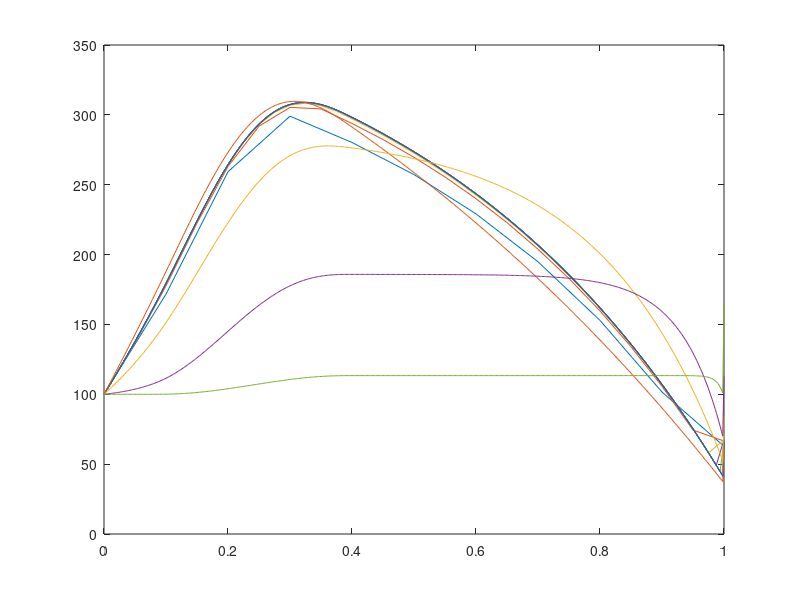

MATLAB code to generate this figure:
%%% Part 1 of CE2. David Ahnlund and Emil Gestsson
clear, clc;
%Coefficients
a = 0.1; b = 0.4; Q0 = 7000; alpha0 = 50; Tout = 25; T0 = 100;

%% A

v = 2;
N_list = [10 20 40 80 160 320 640 1280];
saved_T_end = zeros(length(N_list),1);

for i = 1:length(N_list)

N = N_list(i);
h = 1/N;

z = 0:h:1;


D1 = (-1/h^2 - v/(2*h)) * ones(N-2,1);
D2 = (2/h^2) * ones(N-1,1);
D3 = (v/(2*h)-1/h^2) * ones(N-2,1);
A = diag(D1, -1) + diag(D2, 0) + diag(D3, 1);

Q_func = @(z) Q0 * sin((z-a)*pi / (b-a)) .* (a<=z).*(z<=b);
f = Q_func(z(2:end-1))';

% For the boundary T(0)
%--------------------------------|
f(1) = f(1) - (-1/h^2 - v/(2*h))*T0;
%--------------------------------|

% For the boundary T(1):
%--------------------------------|
alpha = @(v) sqrt(v^2/4 + alpha0^2) - v/2;

theta = (v/(2*h) - 1/h^2) / (3/(2*h)+alpha(v));

A(end,end-1) = (-1/h^2 - v/(2*h)-theta/(2*h));
A(end,end) = (2/h^2 + 4/(2*h)*theta);
f(end) = f(end) - theta * alpha(v)*Tout;
%--------------------------------|

T = A\f;
T = [T0; T;  1/(-3/(2*h)-alpha(v))*(-alpha(v)*Tout-2*T(end)/h-T(end-1)/(2*h))];
saved_T_end(i) = T(z==0.5);
plot(z,T)
hold on

if ismember(N, [80 160 320])
    fprintf("T at z = 0.5 for N = %.0f: %.3f\n", N,T(z==0.5))
end
end

% Check convergence rate (should be 2)
d = diff(saved_T_end);
errors = sqrt(sum(d.^2, 2));
diff(log2(flip(errors)))

%% Part B


v_list = [1 5 15 100];


for i = 1:length(v_list)

N = 500;
h = 1/N;

z = 0:h:1;

v = v_list(i);

D1 = (-1/h^2 - v/(2*h)) * ones(N-2,1);
D2 = (2/h^2) * ones(N-1,1);
D3 = (v/(2*h)-1/h^2) * ones(N-2,1);
A = diag(D1, -1) + diag(D2, 0) + diag(D3, 1);

Q_func = @(z) Q0 * sin((z-a)*pi / (b-a)) .* (a<=z).*(z<=b);
f = Q_func(z(2:end-1))';

% For the boundary T(0)
%--------------------------------|
f(1) = f(1) - (-1/h^2 - v/(2*h))*T0;
%--------------------------------|

% For the boundary T(1):
%--------------------------------|
alpha = @(v) sqrt(v^2/4 + alpha0^2) - v/2;

theta = (v/(2*h) - 1/h^2) / (3/(2*h)+alpha(v));

A(end,end-1) = (-1/h^2 - v/(2*h)-theta/(2*h));
A(end,end) = (2/h^2 + 4/(2*h)*theta);
f(end) = f(end) - theta * alpha(v)*Tout;
%--------------------------------|

T = A\f;
T = [T0; T;  1/(-3/(2*h)-alpha(v))*(-alpha(v)*Tout-2*T(end)/h-T(end-1)/(2*h))];

plot(z,T)
hold on


end
